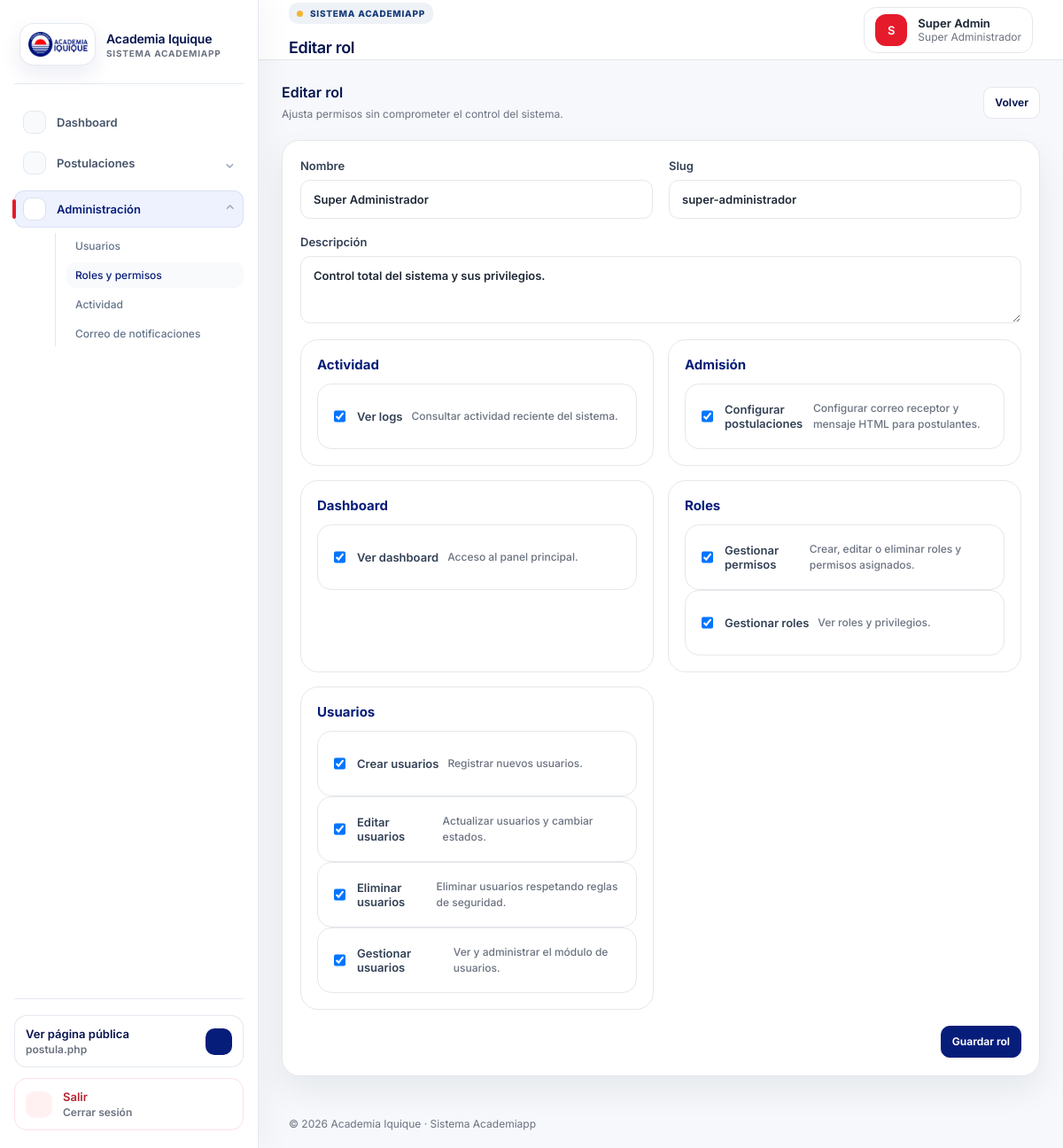
The app's page /roles/edit/1 (signed in), older data.
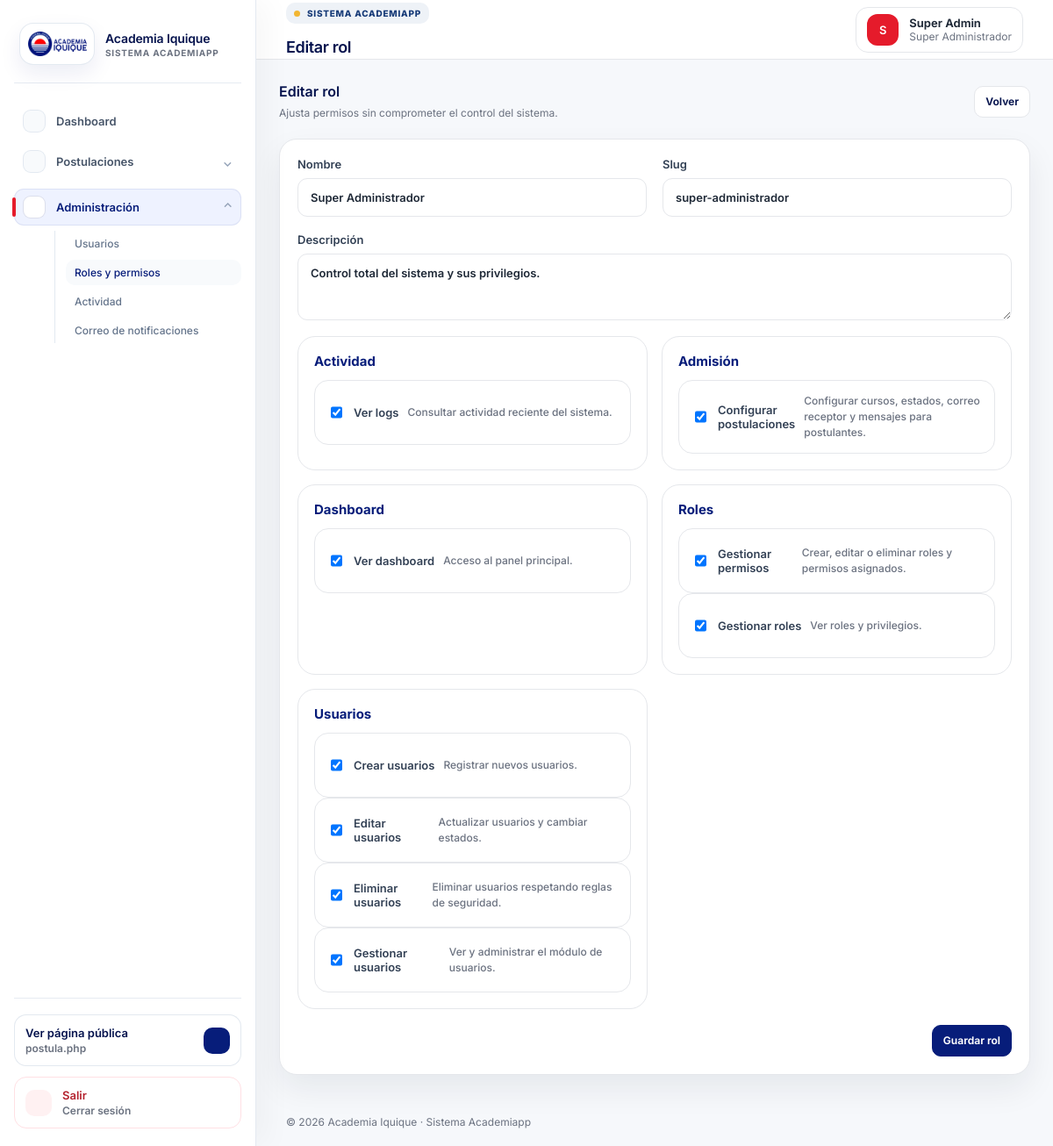
The same page, newer data.
### tables this page shows
CREATE TABLE users (
  id BIGINT UNSIGNED AUTO_INCREMENT PRIMARY KEY,
  name VARCHAR(150) NOT NULL,
  email VARCHAR(180) NOT NULL UNIQUE,
  password VARCHAR(255) NOT NULL,
  role_id BIGINT UNSIGNED NOT NULL,
  status ENUM('active','inactive') NOT NULL DEFAULT 'active',
  last_login_at TIMESTAMP NULL,
  created_at TIMESTAMP NULL DEFAULT CURRENT_TIMESTAMP,
  updated_at TIMESTAMP NULL DEFAULT CURRENT_TIMESTAMP ON UPDATE CURRENT_TIMESTAMP,
  CONSTRAINT fk_users_role FOREIGN KEY (role_id) REFERENCES roles(id)
);

CREATE TABLE roles (
  id BIGINT UNSIGNED AUTO_INCREMENT PRIMARY KEY,
  name VARCHAR(100) NOT NULL,
  slug VARCHAR(120) NOT NULL UNIQUE,
  description TEXT NULL,
  created_at TIMESTAMP NULL DEFAULT CURRENT_TIMESTAMP,
  updated_at TIMESTAMP NULL DEFAULT CURRENT_TIMESTAMP ON UPDATE CURRENT_TIMESTAMP
);

CREATE TABLE permissions (
  id BIGINT UNSIGNED AUTO_INCREMENT PRIMARY KEY,
  name VARCHAR(120) NOT NULL,
  slug VARCHAR(140) NOT NULL UNIQUE,
  module VARCHAR(80) NOT NULL,
  description TEXT NULL,
  created_at TIMESTAMP NULL DEFAULT CURRENT_TIMESTAMP,
  updated_at TIMESTAMP NULL DEFAULT CURRENT_TIMESTAMP ON UPDATE CURRENT_TIMESTAMP
);

### core/Controller.php (called while the page is built, shortened)
<?php
abstract class Controller
{
    protected function view(string $view, array $data = [], ?string $layout = 'layouts/app'): void
    {
        extract($data, EXTR_SKIP);
        $layoutFile = App::root('app/Views/' . $layout . '.php');
        require $layoutFile;
    }
}

### app/Controllers/RoleController.php (called while the page is built, shortened)
<?php
final class RoleController extends Controller
{
    public function edit(int $id): void
    {
        Middleware::permission('gestionar_permisos');
        $role = (new Role())->find($id);
        $this->view('roles/edit', ['title' => 'Editar rol', 'role' => $role, 'permissions' => (new Permission())->grouped(), 'selected' => (new Role())->permissions($id), 'errors' => []]);
    }
}

### core/App.php (called while the page is built, shortened)
<?php
final class App
{
    private static string $root;
    private static array $config = [];
    private static string $basePath = '';
    public static function boot(string $root): void
    {
        self::$root = rtrim($root, '/');
        self::$config['app'] = require self::$root . '/config/app.php';
        date_default_timezone_set(self::$config['app']['timezone']);
        self::$basePath = self::detectBasePath();
        $router = new Router();
        $router->dispatch($_SERVER['REQUEST_METHOD'], self::requestPath());
    }
    public static function url(string $path = ''): string
    {
        $path = '/' . ltrim($path, '/');
        return (self::$basePath ?: '') . ($path === '/' ? '/' : $path);
    }
    public static function asset(string $path): string
    {
        return self::url($path);
    }
    private static function requestPath(): string
    {
        $path = parse_url($_SERVER['REQUEST_URI'] ?? '/', PHP_URL_PATH) ?: '/';
        return '/' . ltrim($path, '/');
    }
    private static function detectBasePath(): string
    {
        $script = str_replace('\\', '/', $_SERVER['SCRIPT_NAME'] ?? '');
        $base = rtrim(str_replace('\\', '/', dirname($script)), '/');
        return $base === '/' || $base === '.' ? '' : $base;
    }
    public static function autoload(string $class): void
    {
        foreach (['/core/', '/app/Controllers/', '/app/Models/'] as $path) {
            $file = self::$root . $path . $class . '.php';
            if (is_file($file)) {
                return;
            }
        }
    }
    public static function root(string $path = ''): string
    {
        return self::$root . ($path ? '/' . ltrim($path, '/') : '');
    }
}

### index.php (called while the page is built, shortened)
<?php
require_once __DIR__ . '/core/App.php';
App::boot(__DIR__);

### core/Session.php (called while the page is built, shortened)
<?php
final class Session
{
    public static function get(string $key, mixed $default = null): mixed { return $_SESSION[$key] ?? $default; }
}

### core/Auth.php (called while the page is built, shortened)
<?php
final class Auth
{
    public static function check(): bool { return (bool) Session::get('user_id'); }
    public static function user(): ?array
    {
        static $user = null;
        if ($user === null || ($user['id'] ?? null) !== Session::get('user_id')) {
            $user = (new User())->findWithRole((int) Session::get('user_id'));
        }
        return $user ?: null;
    }
    public static function can(string $permission): bool
    {
        $user = self::user();
        if (($user['role_slug'] ?? '') === 'super-administrador') { return true; }
        return (new Permission())->roleHasPermission((int) $user['role_id'], $permission);
    }
}

### config/database.php (called while the page is built)
<?php
return [
    'driver' => 'mysql',
    'host' => getenv('DB_HOST') ?: '127.0.0.1',
    'port' => getenv('DB_PORT') ?: '3306',
    'database' => getenv('DB_DATABASE') ?: 'academia_iquique',
    'username' => getenv('DB_USERNAME') ?: 'root',
    'password' => getenv('DB_PASSWORD') ?: '',
    'charset' => 'utf8mb4',
    'collation' => 'utf8mb4_unicode_ci',
];

### core/Database.php (called while the page is built)
<?php
final class Database
{
    private static ?PDO $pdo = null;
    public static function connection(): PDO
    {
        if (self::$pdo === null) {
            $c = require App::root('config/database.php');
            $dsn = "{$c['driver']}:host={$c['host']};port={$c['port']};dbname={$c['database']};charset={$c['charset']}";
            self::$pdo = new PDO($dsn, $c['username'], $c['password'], [
                PDO::ATTR_ERRMODE => PDO::ERRMODE_EXCEPTION,
                PDO::ATTR_DEFAULT_FETCH_MODE => PDO::FETCH_ASSOC,
                PDO::ATTR_EMULATE_PREPARES => false,
            ]);
        }
        return self::$pdo;
    }
}

### core/Model.php (called while the page is built, shortened)
<?php
abstract class Model
{
    public function __construct() { $this->db = Database::connection(); }
}

### app/Models/User.php (called while the page is built, shortened)
<?php
final class User extends Model
{
    public function findWithRole(int $id): ?array
    {
        $stmt = $this->db->prepare('SELECT u.*, r.name role_name, r.slug role_slug FROM users u JOIN roles r ON r.id = u.role_id WHERE u.id = ?');
        $stmt->execute([$id]);
        return $stmt->fetch() ?: null;
    }
}

### core/Middleware.php (called while the page is built, shortened)
<?php
final class Middleware
{
    public static function permission(string $permission): void
    {
        if (!Auth::can($permission)) {
            http_response_code(403);
            exit('<h1>403</h1><p>No tienes permisos para acceder a esta sección.</p>');
        }
    }
}

### app/Models/Role.php (called while the page is built, shortened)
<?php
final class Role extends Model
{
    public function find(int $id): ?array
    {
        $stmt = $this->db->prepare('SELECT * FROM roles WHERE id = ?');
        $stmt->execute([$id]);
        return $stmt->fetch() ?: null;
    }
}

### app/Models/Permission.php (called while the page is built, shortened)
<?php
final class Permission extends Model
{
    public function all(): array
    {
        return $this->db->query('SELECT * FROM permissions ORDER BY module, name')->fetchAll();
    }
    public function grouped(): array
    {
        $grouped = [];
        foreach ($this->all() as $permission) {
            $grouped[$permission['module']][] = $permission;
        }
        return $grouped;
    }
}

### app/Views/roles/_form.php (the view, shortened to what this page needs)
<form class="panel-card form-grid" method="post" action="<?= App::url(isset($role['id']) ? '/roles/update/' . h($role['id']) : '/roles/store') ?>">
    <label>Nombre<input name="name" value="<?= h($role['name'] ?? '') ?>" required></label>
    <label>Slug<input name="slug" value="<?= h($role['slug'] ?? '') ?>" placeholder="coordinador" required></label>
    <label class="span-2">Descripción<textarea name="description" rows="3"><?= h($role['description'] ?? '') ?></textarea></label>
    <div class="span-2 permissions-board">
        <?php foreach ($permissions as $module => $items): ?>
            <section class="permission-group"><h3><?= h($module) ?></h3>
            <?php foreach ($items as $permission): ?><label class="check-row"><input type="checkbox" name="permissions[]" value="<?= h($permission['id']) ?>" <?= in_array((int)$permission['id'], array_map('intval', $selected ?? []), true) ? 'checked' : '' ?>><span><?= h($permission['name']) ?></span><small><?= h($permission['description']) ?></small></label><?php endforeach; ?>
            </section>
        <?php endforeach; ?>
    </div>
    <div class="span-2 form-actions"><button class="btn primary">Guardar rol</button></div>
</form>

### core/Router.php (shortened to what this page needs)
<?php
final class Router
{
    private array $routes = [];
    private function add(string $method, string $uri, array|callable $action): void { $this->routes[$method][] = [$uri, $action]; }
    public function dispatch(string $method, string $uri): void
    {
        $uri = '/' . trim($uri, '/');
        foreach ($this->routes[$method] ?? [] as [$route, $action]) {
            $pattern = preg_replace('#\{[a-zA-Z_][a-zA-Z0-9_]*\}#', '([0-9]+)', $route);
            if (preg_match('#^' . $pattern . '$#', $uri, $matches)) {
                array_shift($matches);
                [$controller, $methodName] = $action;
                (new $controller())->{$methodName}(...$matches);
                return;
            }
        }
    }
}

### app/Views/layouts/app.php (shortened to what this page needs)
<?php
if (!function_exists('h')) { function h(mixed $v): string { return htmlspecialchars((string) $v, ENT_QUOTES, 'UTF-8'); } }
$user = Auth::user();
?>
<!doctype html>
<html lang="es">
<?php require App::root('app/Views/layouts/header.php'); ?>
<body class="app-shell">
<?php require App::root('app/Views/layouts/sidebar.php'); ?>
<div class="main-panel">
    <?php require App::root('app/Views/layouts/navbar.php'); ?>
    <main class="content-wrap">
        <?php require $viewFile; ?>
    </main>
    <?php require App::root('app/Views/layouts/footer.php'); ?>
</div>
</body>
</html>

### app/Views/layouts/header.php (shortened to what this page needs)
<head>
    <link rel="stylesheet" href="<?= App::asset('/assets/css/app.css') ?>">
</head>

### app/Views/layouts/sidebar.php (shortened to what this page needs)
<?php
$currentPath = parse_url($_SERVER['REQUEST_URI'] ?? '/', PHP_URL_PATH) ?: '/';
$currentPath = '/' . trim($currentPath, '/');
$currentPath = $currentPath === '/' ? '/' : rtrim($currentPath, '/');
$isActive = static fn(array $paths): bool => in_array($currentPath, $paths, true);
$canViewDashboard = Auth::can('ver_dashboard');
$canManageUsers = Auth::can('gestionar_usuarios');
$canManageRoles = Auth::can('gestionar_roles');
$canViewLogs = Auth::can('ver_logs');
$canConfigureAdmissions = Auth::can('configurar_postulaciones');
$hasConfigItems = $canManageUsers || $canManageRoles || $canViewLogs || $canConfigureAdmissions;
$isAdmissionsOpen = str_starts_with($currentPath, '/admissions') || str_starts_with($currentPath, '/admission-statuses') || str_starts_with($currentPath, '/admission-courses') || $isActive(['/admission-settings']);
$isMailSettingsActive = $isActive(['/mail-settings']);
$isConfigOpen = str_starts_with($currentPath, '/users') || str_starts_with($currentPath, '/roles') || $isMailSettingsActive;
$icon = static function (string $name): string {
    $icons = [
        'dashboard' => '<svg viewBox="0 0 24 24" aria-hidden="true"><path d="M4 13h7V4H4v9Zm0 7h7v-5H4v5Zm9 0h7v-9h-7v9Zm0-18v7h7V2h-7Z"/></svg>',
        'admissions' => '<svg viewBox="0 0 24 24" aria-hidden="true"><path d="M6 2h9l5 5v15H6a2 2 0 0 1-2-2V4a2 2 0 0 1 2-2Zm8 1.5V8h4.5M8 12h8M8 16h8M8 8h3"/></svg>',
        'settings' => '<svg viewBox="0 0 24 24" aria-hidden="true"><path d="M12 15.5A3.5 3.5 0 1 0 12 8a3.5 3.5 0 0 0 0 7.5Zm8.4-3.5c0-.6-.1-1.2-.2-1.7l2-1.5-2-3.5-2.4 1a8.5 8.5 0 0 0-3-1.7L14.5 2h-4l-.4 2.6a8.5 8.5 0 0 0-3 1.7l-2.4-1-2 3.5 2 1.5a8.7 8.7 0 0 0 0 3.4l-2 1.5 2 3.5 2.4-1a8.5 8.5 0 0 0 3 1.7l.4 2.6h4l.4-2.6a8.5 8.5 0 0 0 3-1.7l2.4 1 2-3.5-2-1.5c.1-.5.2-1.1.2-1.7Z"/></svg>',
        'external' => '<svg viewBox="0 0 24 24" aria-hidden="true"><path d="M14 4h6v6M20 4l-9 9M20 14v5a1 1 0 0 1-1 1H5a1 1 0 0 1-1-1V5a1 1 0 0 1 1-1h5"/></svg>',
        'logout' => '<svg viewBox="0 0 24 24" aria-hidden="true"><path d="M10 17l5-5-5-5M15 12H3M21 3v18h-8"/></svg>',
    ];
    return $icons[$name] ?? '';
};
?>
<aside class="sidebar" id="sidebar">
    <div class="sidebar-head">
        <a href="<?= App::url('/dashboard') ?>" class="brand-block" aria-label="Ir al dashboard">
            <span class="brand-logo-wrap"><img src="<?= App::asset('/images/logo.png') ?>" alt="Academia Iquique" class="brand-logo"></span>
            <span class="brand-copy"><strong>Academia Iquique</strong><small>Sistema Academiapp</small></span>
        </a>
    </div>
    <nav class="side-nav" aria-label="Menú principal">
        <?php if ($canViewDashboard): ?>
            <a href="<?= App::url('/dashboard') ?>" class="nav-link <?= $isActive(['/dashboard']) ? 'is-active' : '' ?>"><span class="nav-icon"><?= $icon('dashboard') ?></span><span>Dashboard</span></a>
        <?php endif; ?>
        <?php if ($canConfigureAdmissions): ?>
            <details class="nav-group" <?= $isAdmissionsOpen ? 'open' : '' ?>>
                <summary class="nav-link nav-summary <?= $isAdmissionsOpen ? 'is-active' : '' ?>">
                    <span class="nav-icon"><?= $icon('admissions') ?></span><span>Postulaciones</span><em>⌄</em>
                </summary>
            </details>
        <?php endif; ?>
        <?php if ($hasConfigItems): ?>
            <details class="nav-group" <?= $isConfigOpen ? 'open' : '' ?>>
                <summary class="nav-link nav-summary <?= $isConfigOpen ? 'is-active' : '' ?>">
                    <span class="nav-icon"><?= $icon('settings') ?></span><span>Administración</span><em>⌄</em>
                </summary>
                <div class="nav-submenu">
                    <?php if ($canManageUsers): ?><a href="<?= App::url('/users') ?>" class="nav-sublink <?= str_starts_with($currentPath, '/users') ? 'is-active' : '' ?>">Usuarios</a><?php endif; ?>
                    <?php if ($canManageRoles): ?><a href="<?= App::url('/roles') ?>" class="nav-sublink <?= str_starts_with($currentPath, '/roles') ? 'is-active' : '' ?>">Roles y permisos</a><?php endif; ?>
                    <?php if ($canViewLogs): ?><a href="<?= App::url('/dashboard#actividad') ?>" class="nav-sublink">Actividad</a><?php endif; ?>
                    <?php if ($canConfigureAdmissions): ?><a href="<?= App::url('/mail-settings') ?>" class="nav-sublink <?= $isMailSettingsActive ? 'is-active' : '' ?>">Correo de notificaciones</a><?php endif; ?>
                </div>
            </details>
        <?php endif; ?>
    </nav>
    <div class="sidebar-footer">
        <a class="public-page-link" href="<?= App::url('/postula.php') ?>" target="_blank" rel="noopener">
            <span>
                <strong>Ver página pública</strong>
                <small>postula.php</small>
            </span>
            <em><?= $icon('external') ?></em>
        </a>
        <a href="<?= App::url('/logout') ?>" class="logout-link"><em><?= $icon('logout') ?></em><span>Salir<small>Cerrar sesión</small></span></a>
    </div>
</aside>

### app/Views/layouts/navbar.php (shortened to what this page needs)
<header class="topbar">
    <div>
        <p class="eyebrow">Sistema Academiapp</p>
        <h1><?= h($title ?? 'Dashboard') ?></h1>
    </div>
    <div class="user-chip">
        <div class="avatar"><?= h(strtoupper(substr($user['name'] ?? 'AI', 0, 1))) ?></div>
        <div><strong><?= h($user['name'] ?? '') ?></strong><span><?= h($user['role_name'] ?? '') ?></span></div>
    </div>
</header>

### app/Views/roles/edit.php
<div class="section-head"><div><h2>Editar rol</h2><p>Ajusta permisos sin comprometer el control del sistema.</p></div><a class="btn secondary" href="<?= App::url('/roles') ?>">Volver</a></div>
<?php require App::root('app/Views/roles/_form.php'); ?>

### app/Views/layouts/footer.php
<footer class="footer">© <?= date('Y') ?> Academia Iquique · Sistema Academiapp</footer>

Row changes from the older to the newer data that the page shows:
changed permissions "Configurar postulaciones": description "Configurar correo receptor y mensaje HTML para postulantes." → "Configurar cursos, estados, correo receptor y mensajes para postulantes."
